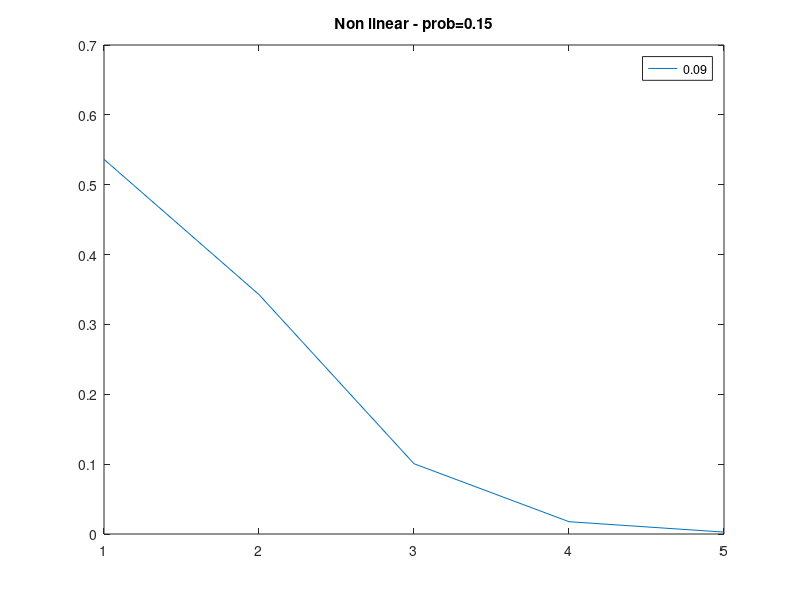
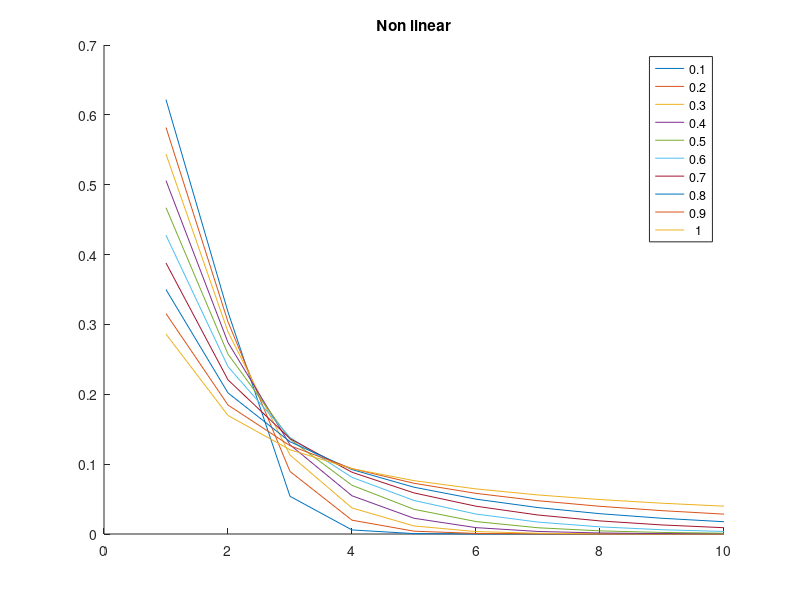
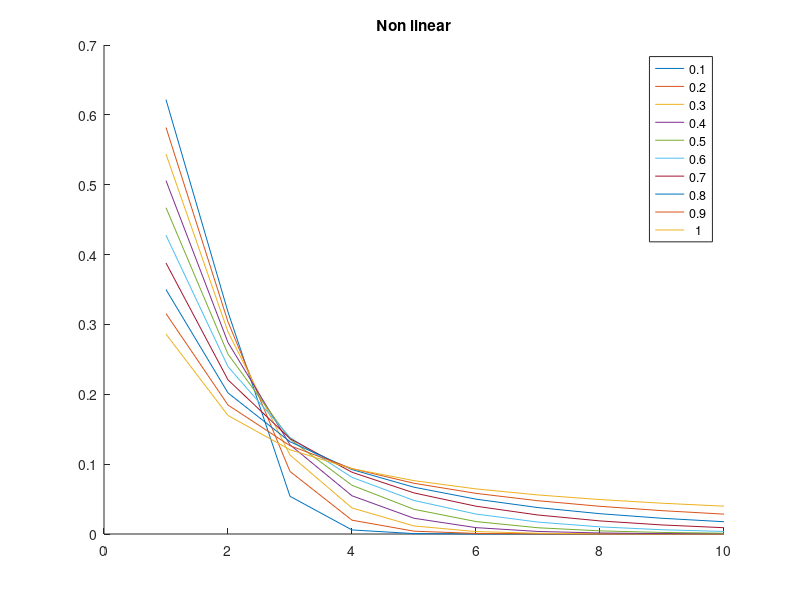

These figures' MATLAB source, in order:
clear all


sigma0 = [0.0162];%;    0.0106;    0.0269];
sigmap = [0.0355];%    0.0383];

framenum = 1:10;
prob = 0.1:0.1:1;
alphaTest = 1./prob ;

wt = zeros(length(alphaTest), length(framenum));
wtnon = zeros(length(alphaTest), length(framenum));
legendAll = num2str(prob');
for alpha = alphaTest
    linearsigma = repmat(sigma0, [1 length(framenum)]) + framenum.*alpha.*sigmap(1);
    if alpha~=1
        nonlinearsigma = repmat(sigma0+alpha*sigmap, [1 length(framenum)]) + sigmap(1).*alpha.*(1-alpha.^(framenum-1))./(1-alpha);
    else
        nonlinearsigma = repmat(sigma0+alpha*sigmap, [1 length(framenum)]) + (framenum-1).*alpha.*sigmap(1);
    end
    
    % find weight
    
    for k = 1:length(framenum)
        wt(alphaTest==alpha,k) = prod(linearsigma(:,[1:k-1 k+1:end]),2);
        wtnon(alphaTest==alpha,k) = prod(nonlinearsigma(:,[1:k-1 k+1:end]),2);
    end
    wt(alphaTest==alpha,:) = wt(alphaTest==alpha,:)./repmat(sum(wt(alphaTest==alpha,:),2),[1 length(framenum)]);
    wtnon(alphaTest==alpha,:) = wtnon(alphaTest==alpha,:)./repmat(sum(wtnon(alphaTest==alpha,:),2),[1 length(framenum)]);
    legendName{alphaTest==alpha} = legendAll(alphaTest==alpha,:);
end

% figure; plot(wt'); title('Linear'); legend(legendName)
figure(11); hold on; plot(wtnon'); title('Non linear'); legend(legendName)

%%

framenum = 1:10;
prob = 0.1:0.1:1;
alphaTest = 1./prob;

wt = zeros(length(alphaTest), length(framenum));
wtnon = zeros(length(alphaTest), length(framenum));
legendAll = num2str(prob');
clear nonlinearsigma
for alpha = alphaTest
    nonlinearsigma = zeros(1,length(framenum));
    nonlinearsigma(1) = sigma0 +(alpha.^(1))*sigmap;
    for count = framenum(2:end)
        nonlinearsigma(count) = nonlinearsigma(count-1) + (alpha.^(count-1))*sigmap;
    end
    
    % find weight
    
    for k = 1:length(framenum)
        wtnon(alphaTest==alpha,k) = prod(nonlinearsigma(:,[1:k-1 k+1:end]),2);
    end
    wtnon(alphaTest==alpha,:) = wtnon(alphaTest==alpha,:)./repmat(sum(wtnon(alphaTest==alpha,:),2),[1 length(framenum)]);
    legendName{alphaTest==alpha} = legendAll(alphaTest==alpha,:);
end

% figure; plot(wt'); title('Linear'); legend(legendName)
figure(8); hold on; plot(wtnon'); title('Non linear'); legend(legendName)

%% CONSISTENT PATH

prob = 0.15;
sigmapRanget = 0.09;
sigmapRange =  0.1 - sigmapRanget;%sigmapRanget;
framenum = 1:5;
alpha = 1./prob;

wt = zeros(length(sigmapRange), length(framenum));
wtnon = zeros(length(sigmapRange), length(framenum));
legendAll = num2str(sigmapRanget');
for sigmap = sigmapRange
    if alpha~=1
        nonlinearsigma = repmat(sigma0, [1 length(framenum)]) + sigmap./alpha.*(1-alpha.^framenum)./(1-alpha);
    else
        nonlinearsigma = repmat(sigma0, [1 length(framenum)]) + framenum.*alpha.*sigmap;
    end
    
    % find weight
%     for k = 1:length(framenum)
%         wtnon(sigmapRange==sigmap,k) = prod(nonlinearsigma(:,[1:k-1 k+1:end]),2);
%     end
    wtnon(sigmapRange==sigmap,:) = 1./nonlinearsigma;
    wtnon(sigmapRange==sigmap,:) = wtnon(sigmapRange==sigmap,:)./repmat(sum(wtnon(sigmapRange==sigmap,:),2),[1 length(framenum)]);
    legendName{sigmapRange==sigmap} = legendAll(sigmapRange==sigmap,:);
end

% figure; plot(wt'); title('Linear'); legend(legendName)
figure; plot(wtnon'); title('Non linear - prob=0.15'); legend(legendName)